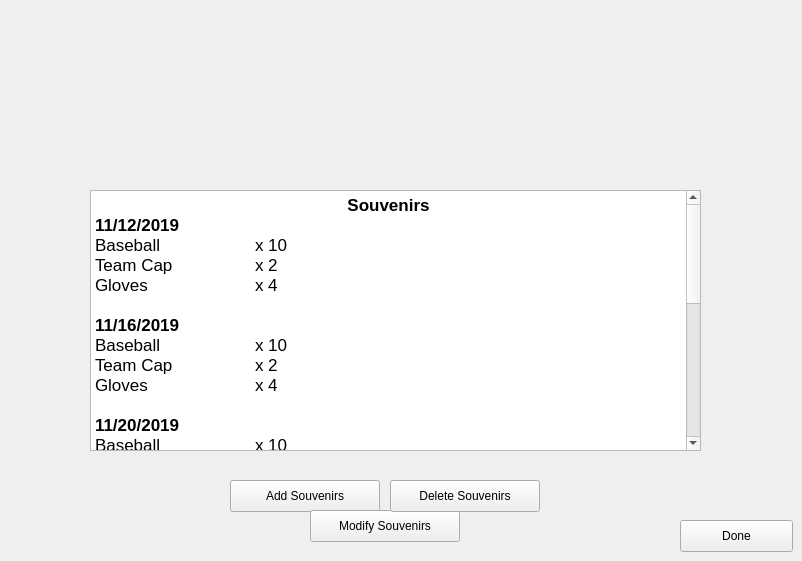
    <widget class="QWidget" name="custSouvenirsPg">
     <widget class="QLabel" name="label_12">
      <property name="geometry">
       <rect>
        <x>250</x>
        <y>10</y>
        <width>301</width>
        <height>141</height>
       </rect>
      </property>
      <property name="text">
       <string>&lt;html&gt;&lt;head/&gt;&lt;body&gt;&lt;p&gt;&lt;img src=&quot;:/logos/souvenirsLogo.jpeg&quot;/&gt;&lt;/p&gt;&lt;/body&gt;&lt;/html&gt;</string>
      </property>
     </widget>
     <widget class="QPushButton" name="souvenirsDoneButton">
      <property name="geometry">
       <rect>
        <x>680</x>
        <y>520</y>
        <width>113</width>
        <height>32</height>
       </rect>
      </property>
      <property name="text">
       <string>Done</string>
      </property>
     </widget>
     <widget class="QPushButton" name="pushButton_5">
      <property name="geometry">
       <rect>
        <x>230</x>
        <y>480</y>
        <width>150</width>
        <height>32</height>
       </rect>
      </property>
      <property name="text">
       <string>Add Souvenirs</string>
      </property>
     </widget>
     <widget class="QPushButton" name="pushButton_6">
      <property name="geometry">
       <rect>
        <x>310</x>
        <y>510</y>
        <width>150</width>
        <height>32</height>
       </rect>
      </property>
      <property name="text">
       <string>Modify Souvenirs</string>
      </property>
     </widget>
     <widget class="QPushButton" name="pushButton_7">
      <property name="geometry">
       <rect>
        <x>390</x>
        <y>480</y>
        <width>150</width>
        <height>32</height>
       </rect>
      </property>
      <property name="text">
       <string>Delete Souvenirs</string>
      </property>
     </widget>
     <widget class="QTextBrowser" name="textBrowser">
      <property name="geometry">
       <rect>
        <x>90</x>
        <y>190</y>
        <width>611</width>
        <height>261</height>
       </rect>
      </property>
      <property name="html">
       <string>&lt;!DOCTYPE HTML PUBLIC &quot;-//W3C//DTD HTML 4.0//EN&quot; &quot;http://www.w3.org/TR/REC-html40/strict.dtd&quot;&gt;
&lt;html&gt;&lt;head&gt;&lt;meta name=&quot;qrichtext&quot; content=&quot;1&quot; /&gt;&lt;style type=&quot;text/css&quot;&gt;
p, li { white-space: pre-wrap; }
&lt;/style&gt;&lt;/head&gt;&lt;body style=&quot; font-family:'.SF NS Text'; font-size:13pt; font-weight:400; font-style:normal;&quot;&gt;
&lt;p align=&quot;center&quot; style=&quot; margin-top:0px; margin-bottom:0px; margin-left:0px; margin-right:0px; -qt-block-indent:0; text-indent:0px;&quot;&gt;&lt;span style=&quot; font-family:'.SF NS Text'; font-weight:600;&quot;&gt;Souvenirs&lt;/span&gt;&lt;/p&gt;
&lt;p style=&quot; margin-top:0px; margin-bottom:0px; margin-left:0px; margin-right:0px; -qt-block-indent:0; text-indent:0px;&quot;&gt;&lt;span style=&quot; font-family:'.SF NS Text'; font-weight:600;&quot;&gt;11/12/2019&lt;/span&gt;&lt;/p&gt;
&lt;p style=&quot; margin-top:0px; margin-bottom:0px; margin-left:0px; margin-right:0px; -qt-block-indent:0; text-indent:0px;&quot;&gt;&lt;span style=&quot; font-family:'.SF NS Text';&quot;&gt;Baseball		x 10&lt;/span&gt;&lt;/p&gt;
&lt;p style=&quot; margin-top:0px; margin-bottom:0px; margin-left:0px; margin-right:0px; -qt-block-indent:0; text-indent:0px;&quot;&gt;&lt;span style=&quot; font-family:'.SF NS Text';&quot;&gt;Team Cap		x 2&lt;/span&gt;&lt;/p&gt;
&lt;p style=&quot; margin-top:0px; margin-bottom:0px; margin-left:0px; margin-right:0px; -qt-block-indent:0; text-indent:0px;&quot;&gt;&lt;span style=&quot; font-family:'.SF NS Text';&quot;&gt;Gloves		x 4&lt;/span&gt;&lt;/p&gt;
&lt;p style=&quot;-qt-paragraph-type:empty; margin-top:0px; margin-bottom:0px; margin-left:0px; margin-right:0px; -qt-block-indent:0; text-indent:0px; font-family:'.SF NS Text';&quot;&gt;&lt;br /&gt;&lt;/p&gt;
&lt;p style=&quot; margin-top:0px; margin-bottom:0px; margin-left:0px; margin-right:0px; -qt-block-indent:0; text-indent:0px;&quot;&gt;&lt;span style=&quot; font-family:'.SF NS Text'; font-weight:600;&quot;&gt;11/16/2019&lt;/span&gt;&lt;/p&gt;
&lt;p style=&quot; margin-top:0px; margin-bottom:0px; margin-left:0px; margin-right:0px; -qt-block-indent:0; text-indent:0px;&quot;&gt;&lt;span style=&quot; font-family:'.SF NS Text';&quot;&gt;Baseball		x 10&lt;/span&gt;&lt;/p&gt;
&lt;p style=&quot; margin-top:0px; margin-bottom:0px; margin-left:0px; margin-right:0px; -qt-block-indent:0; text-indent:0px;&quot;&gt;&lt;span style=&quot; font-family:'.SF NS Text';&quot;&gt;Team Cap		x 2&lt;/span&gt;&lt;/p&gt;
&lt;p style=&quot; margin-top:0px; margin-bottom:0px; margin-left:0px; margin-right:0px; -qt-block-indent:0; text-indent:0px;&quot;&gt;&lt;span style=&quot; font-family:'.SF NS Text';&quot;&gt;Gloves		x 4&lt;/span&gt;&lt;/p&gt;
&lt;p style=&quot;-qt-paragraph-type:empty; margin-top:0px; margin-bottom:0px; margin-left:0px; margin-right:0px; -qt-block-indent:0; text-indent:0px; font-family:'.SF NS Text';&quot;&gt;&lt;br /&gt;&lt;/p&gt;
&lt;p style=&quot; margin-top:0px; margin-bottom:0px; margin-left:0px; margin-right:0px; -qt-block-indent:0; text-indent:0px;&quot;&gt;&lt;span style=&quot; font-family:'.SF NS Text'; font-weight:600;&quot;&gt;11/20/2019&lt;/span&gt;&lt;/p&gt;
&lt;p style=&quot; margin-top:0px; margin-bottom:0px; margin-left:0px; margin-right:0px; -qt-block-indent:0; text-indent:0px;&quot;&gt;&lt;span style=&quot; font-family:'.SF NS Text';&quot;&gt;Baseball		x 10&lt;/span&gt;&lt;/p&gt;
&lt;p style=&quot; margin-top:0px; margin-bottom:0px; margin-left:0px; margin-right:0px; -qt-block-indent:0; text-indent:0px;&quot;&gt;&lt;span style=&quot; font-family:'.SF NS Text';&quot;&gt;Team Cap		x 2&lt;/span&gt;&lt;/p&gt;
&lt;p style=&quot; margin-top:0px; margin-bottom:0px; margin-left:0px; margin-right:0px; -qt-block-indent:0; text-indent:0px;&quot;&gt;&lt;span style=&quot; font-family:'.SF NS Text';&quot;&gt;Gloves		x 4&lt;/span&gt;&lt;/p&gt;
&lt;p style=&quot;-qt-paragraph-type:empty; margin-top:0px; margin-bottom:0px; margin-left:0px; margin-right:0px; -qt-block-indent:0; text-indent:0px; font-family:'.SF NS Text';&quot;&gt;&lt;br /&gt;&lt;/p&gt;
&lt;p style=&quot; margin-top:0px; margin-bottom:0px; margin-left:0px; margin-right:0px; -qt-block-indent:0; text-indent:0px;&quot;&gt;&lt;span style=&quot; font-family:'.SF NS Text'; font-weight:600;&quot;&gt;11/12/2019&lt;/span&gt;&lt;/p&gt;
&lt;p style=&quot; margin-top:0px; margin-bottom:0px; margin-left:0px; margin-right:0px; -qt-block-indent:0; text-indent:0px;&quot;&gt;&lt;span style=&quot; font-family:'.SF NS Text';&quot;&gt;Baseball		x 10&lt;/span&gt;&lt;/p&gt;
&lt;p style=&quot; margin-top:0px; margin-bottom:0px; margin-left:0px; margin-right:0px; -qt-block-indent:0; text-indent:0px;&quot;&gt;&lt;span style=&quot; font-family:'.SF NS Text';&quot;&gt;Team Cap		x 2&lt;/span&gt;&lt;/p&gt;
&lt;p style=&quot; margin-top:0px; margin-bottom:0px; margin-left:0px; margin-right:0px; -qt-block-indent:0; text-indent:0px;&quot;&gt;&lt;span style=&quot; font-family:'.SF NS Text';&quot;&gt;Gloves		x 4&lt;/span&gt;&lt;/p&gt;
&lt;p style=&quot;-qt-paragraph-type:empty; margin-top:0px; margin-bottom:0px; margin-left:0px; margin-right:0px; -qt-block-indent:0; text-indent:0px; font-family:'.SF NS Text';&quot;&gt;&lt;br /&gt;&lt;/p&gt;
&lt;p style=&quot; margin-top:0px; margin-bottom:0px; margin-left:0px; margin-right:0px; -qt-block-indent:0; text-indent:0px;&quot;&gt;&lt;span style=&quot; font-family:'.SF NS Text'; font-weight:600;&quot;&gt;11/16/2019&lt;/span&gt;&lt;/p&gt;
&lt;p style=&quot; margin-top:0px; margin-bottom:0px; margin-left:0px; margin-right:0px; -qt-block-indent:0; text-indent:0px;&quot;&gt;&lt;span style=&quot; font-family:'.SF NS Text';&quot;&gt;Baseball		x 10&lt;/span&gt;&lt;/p&gt;
&lt;p style=&quot; margin-top:0px; margin-bottom:0px; margin-left:0px; margin-right:0px; -qt-block-indent:0; text-indent:0px;&quot;&gt;&lt;span style=&quot; font-family:'.SF NS Text';&quot;&gt;Team Cap		x 2&lt;/span&gt;&lt;/p&gt;
&lt;p style=&quot; margin-top:0px; margin-bottom:0px; margin-left:0px; margin-right:0px; -qt-block-indent:0; text-indent:0px;&quot;&gt;&lt;span style=&quot; font-family:'.SF NS Text';&quot;&gt;Gloves		x 4&lt;/span&gt;&lt;/p&gt;
&lt;p style=&quot;-qt-paragraph-type:empty; margin-top:0px; margin-bottom:0px; margin-left:0px; margin-right:0px; -qt-block-indent:0; text-indent:0px; font-family:'.SF NS Text';&quot;&gt;&lt;br /&gt;&lt;/p&gt;
&lt;p style=&quot; margin-top:0px; margin-bottom:0px; margin-left:0px; margin-right:0px; -qt-block-indent:0; text-indent:0px;&quot;&gt;&lt;span style=&quot; font-family:'.SF NS Text'; font-weight:600;&quot;&gt;11/20/2019&lt;/span&gt;&lt;/p&gt;
&lt;p style=&quot; margin-top:0px; margin-bottom:0px; margin-left:0px; margin-right:0px; -qt-block-indent:0; text-indent:0px;&quot;&gt;&lt;span style=&quot; font-family:'.SF NS Text';&quot;&gt;Baseball		x 10&lt;/span&gt;&lt;/p&gt;
&lt;p style=&quot; margin-top:0px; margin-bottom:0px; margin-left:0px; margin-right:0px; -qt-block-indent:0; text-indent:0px;&quot;&gt;&lt;span style=&quot; font-family:'.SF NS Text';&quot;&gt;Team Cap		x 2&lt;/span&gt;&lt;/p&gt;
&lt;p style=&quot; margin-top:0px; margin-bottom:0px; margin-left:0px; margin-right:0px; -qt-block-indent:0; text-indent:0px;&quot;&gt;&lt;span style=&quot; font-family:'.SF NS Text';&quot;&gt;Gloves		x 4&lt;/span&gt;&lt;/p&gt;&lt;/body&gt;&lt;/html&gt;</string>
      </property>
     </widget>
    </widget>
